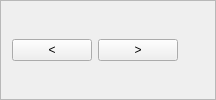
<?xml version="1.0" encoding="UTF-8"?>
<ui version="4.0">
 <class>OrbitEventIterator</class>
 <widget class="QFrame" name="OrbitEventIterator">
  <!-- <property name="geometry">
   <rect>
    <x>0</x>
    <y>0</y>
    <width>690</width>
    <height>200</height>
   </rect>
  </property> -->
  <property name="sizePolicy">
   <sizepolicy hsizetype="Preferred" vsizetype="Minimum">
    <horstretch>0</horstretch>
    <verstretch>0</verstretch>
   </sizepolicy>
  </property>
  <property name="windowTitle">
   <string>Form</string>
  </property>
  <property name="frameShape">
   <enum>QFrame::StyledPanel</enum>
  </property>
  <property name="frameShadow">
   <enum>QFrame::Raised</enum>
  </property>
  <layout class="QGridLayout" name="IteratorLayout">
   <item row="0" column="0">
    <widget class="QPushButton" name="PreviousButton">
     <property name="text">
      <string>&lt;</string>
     </property>
     <property name="sizePolicy">
      <sizepolicy hsizetype="Fixed" vsizetype="Fixed">
       <horstretch>0</horstretch>
       <verstretch>0</verstretch>
      </sizepolicy>
     </property>
    </widget>
   </item>
   <item row="0" column="1">
    <widget class="QPushButton" name="NextButton">
     <property name="text">
      <string>&gt;</string>
     </property>
     <property name="sizePolicy">
      <sizepolicy hsizetype="Fixed" vsizetype="Fixed">
       <horstretch>0</horstretch>
       <verstretch>0</verstretch>
      </sizepolicy>
     </property>
    </widget>
   </item>
   <item row="0" column="2">
    <widget class="QLabel" name="Label">
    </widget>
   </item>
   <item row="0" column="3">
    <widget class="QLabel" name="CountLabel">
    </widget>
   </item>
  </layout>
 </widget>
 <customwidgets>
  <customwidget>
   <class>OrbitTreeView</class>
   <extends>QTreeView</extends>
   <header>orbittreeview.h</header>
  </customwidget>
 </customwidgets>
 <resources/>
 <connections/>
</ui>
